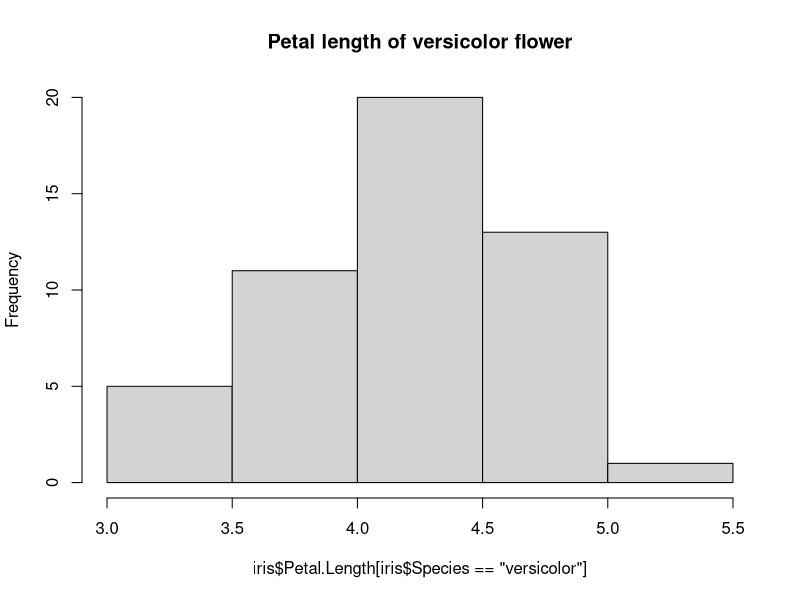
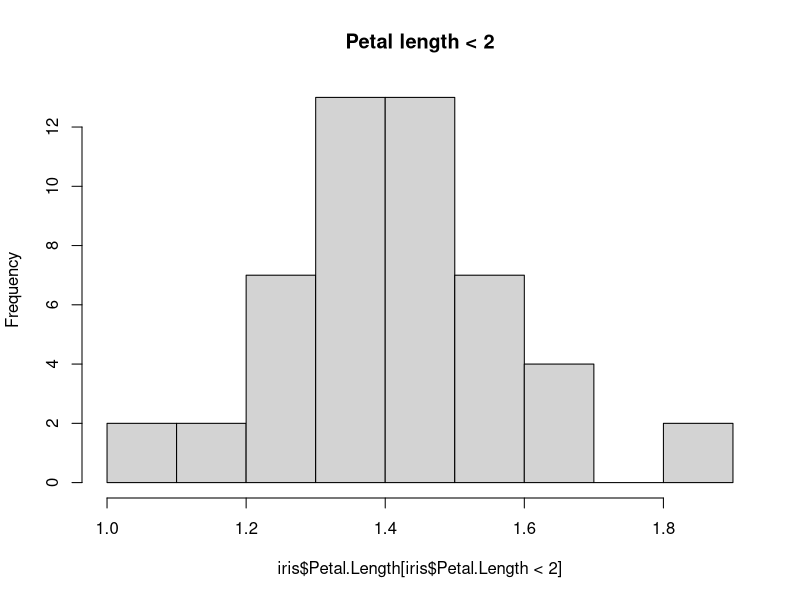
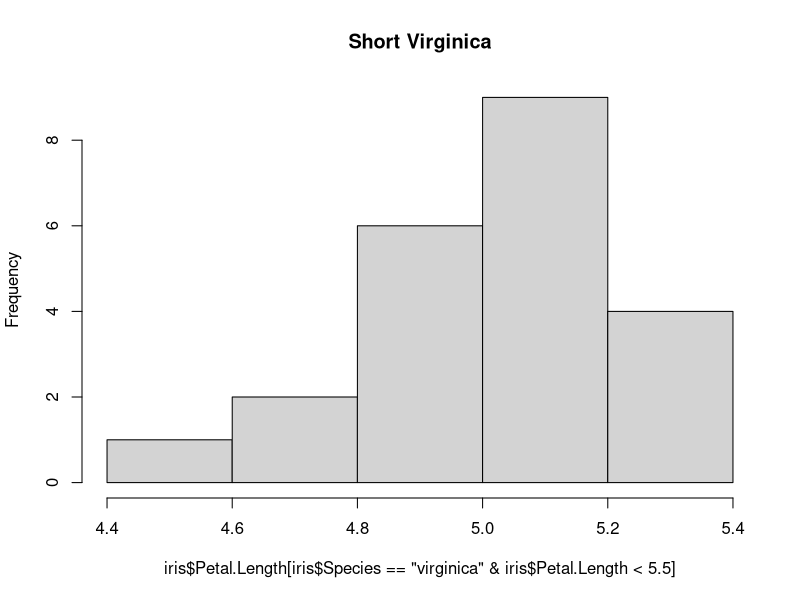

Here is the R script that generated these plots, in order:
# Course source: FreeCodeCamp https://www.youtube.com/watch?v=_V8eKsto3Ug
# R01_8_SelectingCases

########## LOAD DATASET PACKAGES ##########

library(datasets)

########## HISTOGRAMS ######################

hist(iris$Petal.Length[iris$Species == "versicolor"],
     main = "Petal length of versicolor flower")

hist(iris$Petal.Length[iris$Petal.Length < 2],
     main = "Petal length < 2")

hist(iris$Petal.Length[iris$Species=="virginica" & iris$Petal.Length<5.5],
     main = "Short Virginica")

########### CREATING SUBSAMPLES ###########
# Format is: data[rows, columns]

setosa <- iris[iris$Species=="setosa",] # columns being blank selects all of them
head(setosa)
summary(setosa$Sepal.Length)
